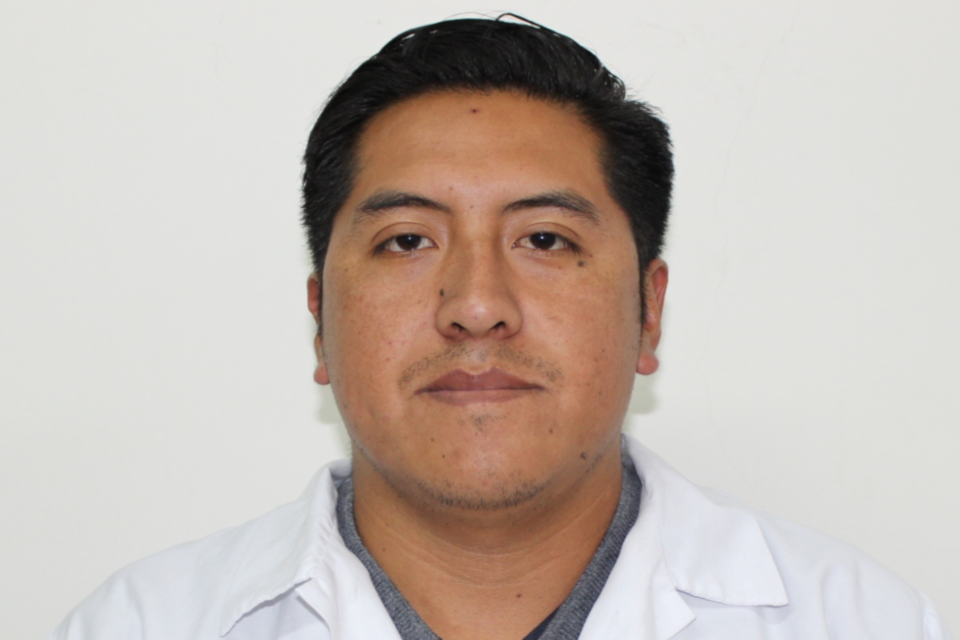
#> input picture metrics/004_76.JPG, 1920 x 1280 px (shown at 1/2 size); its folder holds only this picture in this run
$ python -i preprocessing.py   (imports and definitions only)
#> lines starting #> are read from the running program, lines starting #| are printed output that depends on the picture
import os
import cv2
import numpy as np
import matplotlib.pyplot as plt
from pathlib import Path
from sklearn.model_selection import train_test_split  # Importación añadida para la partición estratificada

# ==============================================================================
# 1. LECTURA, RECORTE CENTRAL Y REDIMENSIONAMIENTO
# ==============================================================================
# [66 lines left out: functions procesar_una_imagen, calcular_histograma_original, not called in this run]

# ==============================================================================
# 3. CLAHE, FUSIÓN DE CANALES Y RETORNO A RGB
# ==============================================================================
def aplicar_clahe_canal_l(imagen_rgb, clip_limit=2.0, tile_grid_size=(8, 8)):
    """
    Aplica el algoritmo CLAHE sobre el canal de luminosidad (L) del espacio
    de color LAB para mejorar el contraste de la imagen.

    Args:
        imagen_rgb (numpy.ndarray): Imagen de entrada en formato RGB.
        clip_limit (float, optional): Límite de contraste utilizado por CLAHE.
            Por defecto es 2.0.
        tile_grid_size (tuple[int, int], optional): Tamaño de la cuadrícula
            utilizada por CLAHE. Por defecto es (8, 8).

    Returns:
        tuple[numpy.ndarray, numpy.ndarray]:
            - Imagen procesada en formato RGB.
            - Histograma del canal L después de aplicar CLAHE.
    """
#> called with clip_limit = 2, tile_grid_size = (8, 8)
    imagen_lab = cv2.cvtColor(imagen_rgb, cv2.COLOR_RGB2LAB)
#> imagen_lab: shape (1280, 1920, 3); mean of channels 0, 1, 2 192.2, 131.7, 133.7
    canal_l, canal_a, canal_b = cv2.split(imagen_lab)
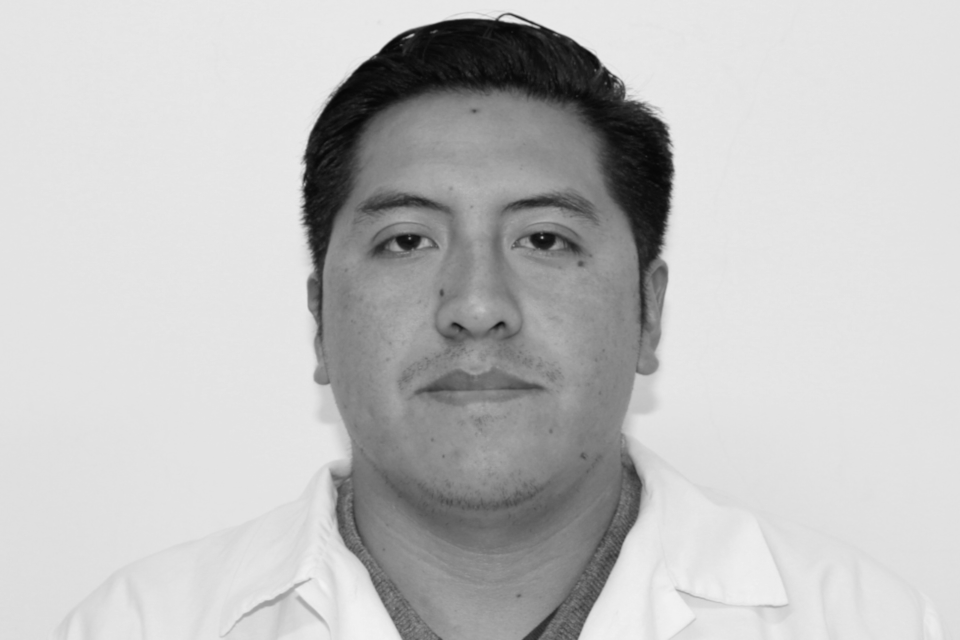
#> canal_l: shape (1280, 1920) (shown at 1/2 size); min 6, max 243, mean 192.2
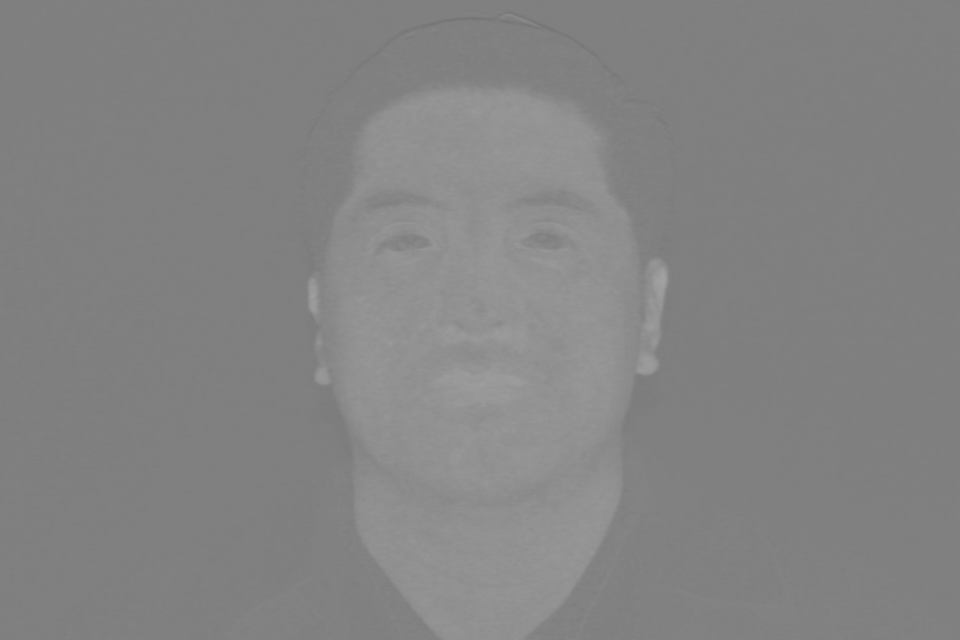
#> canal_a: shape (1280, 1920) (shown at 1/2 size); min 116, max 163, mean 131.7

    clahe = cv2.createCLAHE(clipLimit=clip_limit, tileGridSize=tile_grid_size)
    canal_l_clahe = clahe.apply(canal_l)
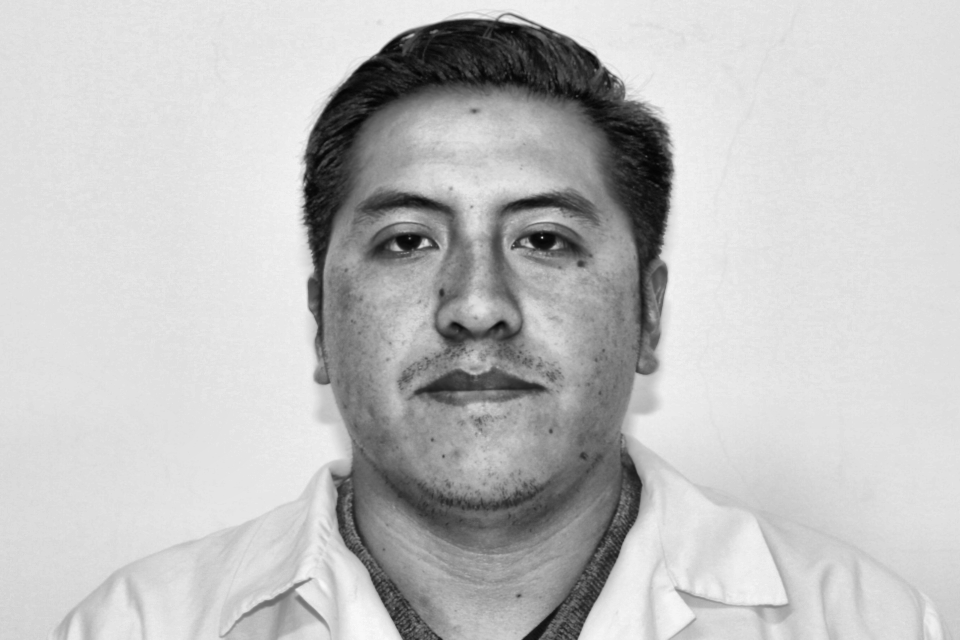
#> canal_l_clahe: shape (1280, 1920) (shown at 1/2 size); min 4, max 249, mean 192

    histograma_ecualizado = cv2.calcHist([canal_l_clahe], [0], None, [256], [0, 256]).flatten()
#> histograma_ecualizado = 256 values, max 149205 at index 225, min 0 at index 0, mean 9600
    imagen_lab_clahe = cv2.merge((canal_l_clahe, canal_a, canal_b))
#> imagen_lab_clahe: shape (1280, 1920, 3); mean of channels 0, 1, 2 192, 131.7, 133.7
    imagen_clahe_rgb = cv2.cvtColor(imagen_lab_clahe, cv2.COLOR_LAB2RGB)
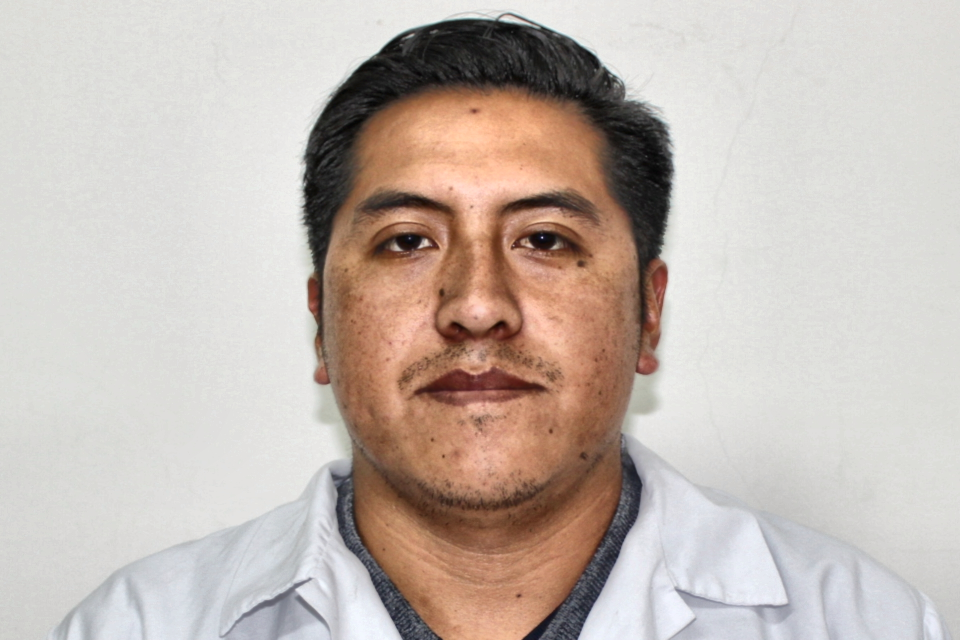
#> imagen_clahe_rgb: shape (1280, 1920, 3) (shown at 1/2 size); mean R, G, B 196.5, 184.9, 177.7

    return imagen_clahe_rgb, histograma_ecualizado

# ==============================================================================
# FUNCIONES AUXILIARES Y ORQUESTADOR PRINCIPAL DEL PIPELINE
# ==============================================================================
# [110 lines left out: functions procesar_y_guardar_conjunto, ejecutar_pipeline_completo, not called in this run]

# [9 lines not run here, left out]

>>> import cv2
>>> picture = cv2.cvtColor(cv2.imread('../metrics/004_76.JPG'), cv2.COLOR_BGR2RGB)
>>> result = aplicar_clahe_canal_l(picture)
